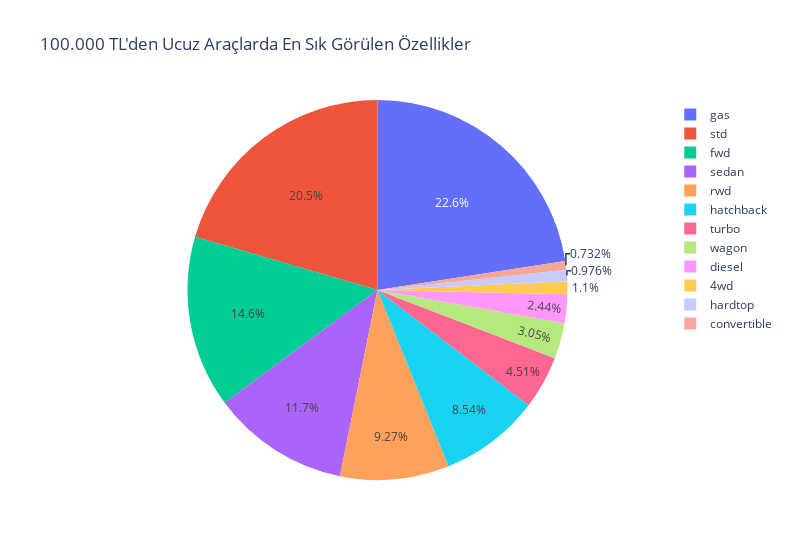

Notebook code for this chart:
### Code cell
cheap_cars = df[df['price'] < 100000]

# En çok görülen ortak özellikleri bulma (örneğin, fueltype, aspiration, carbody, vb.)
common_features = cheap_cars[['fueltype', 'aspiration', 'carbody', 'drivewheel']].mode().iloc[0]

# Özelliklerin dağılımlarını birleştirme
feature_counts = pd.concat([
    cheap_cars['fueltype'].value_counts(),
    cheap_cars['aspiration'].value_counts(),
    cheap_cars['carbody'].value_counts(),
    cheap_cars['drivewheel'].value_counts(),
], axis=0)

# Pasta grafiği oluşturma
fig = px.pie(
    feature_counts,
    values=feature_counts.values,
    names=feature_counts.index,
    title='100.000 TL\'den Ucuz Araçlarda En Sık Görülen Özellikler',
    width=800
)

fig.show()

### Figure 1 — Plotly figure (JSON) as saved in the notebook; plotly's stock layout.template omitted (floating-point values rounded to 4 significant figures)
{"data": [{"domain": {"x": [0, 1], "y": [0, 1]}, "hovertemplate": "index=%{label}<br>value=%{value}<extra></extra>", "labels": ["gas", "diesel", "std", "turbo", "sedan", "hatchback", "wagon", "hardtop", "convertible", "fwd", "rwd", "4wd"], "legendgroup": "", "name": "", "showlegend": true, "type": "pie", "values": [185, 20, 168, 37, 96, 70, 25, 8, 6, 120, 76, 9]}], "layout": {"legend": {"tracegroupgap": 0}, "title": {"text": "100.000 TL'den Ucuz Araçlarda En Sık Görülen Özellikler"}, "width": 800}}
